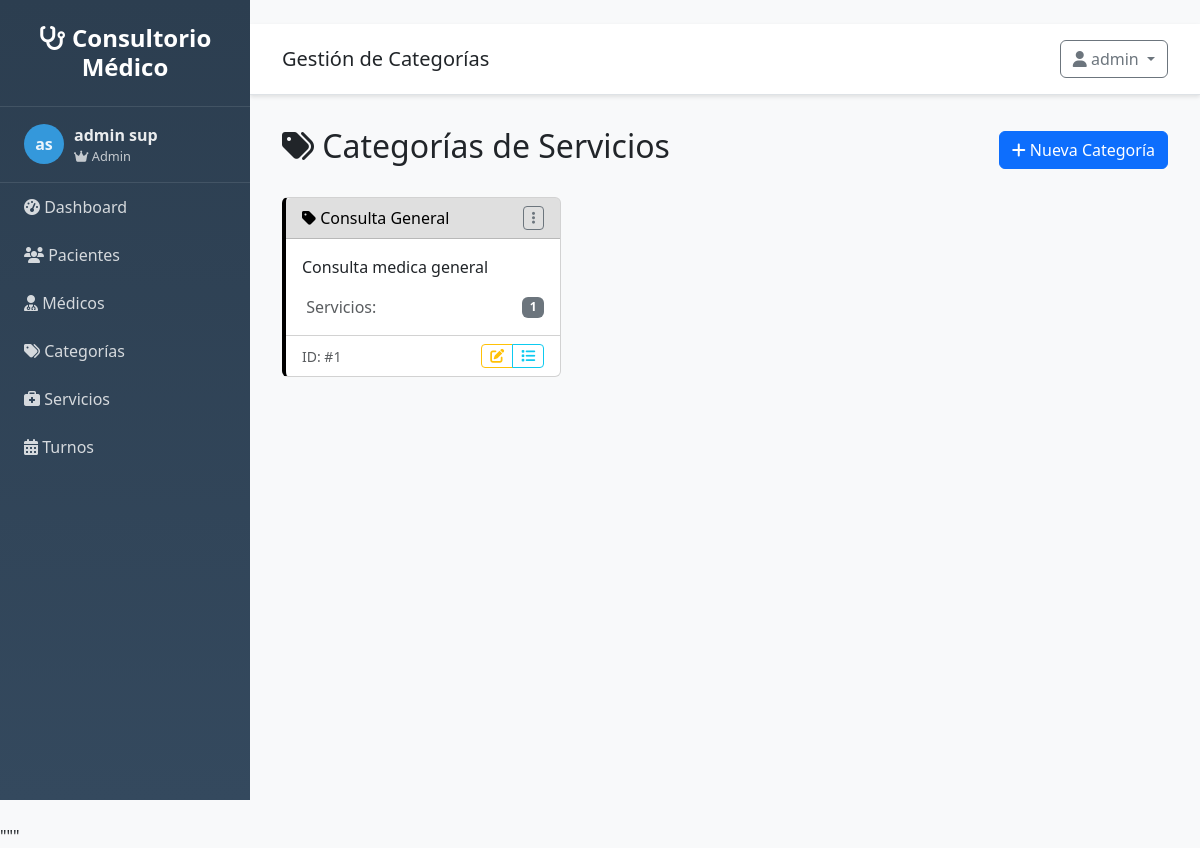
The app's page /categorias/ (signed in), older data.
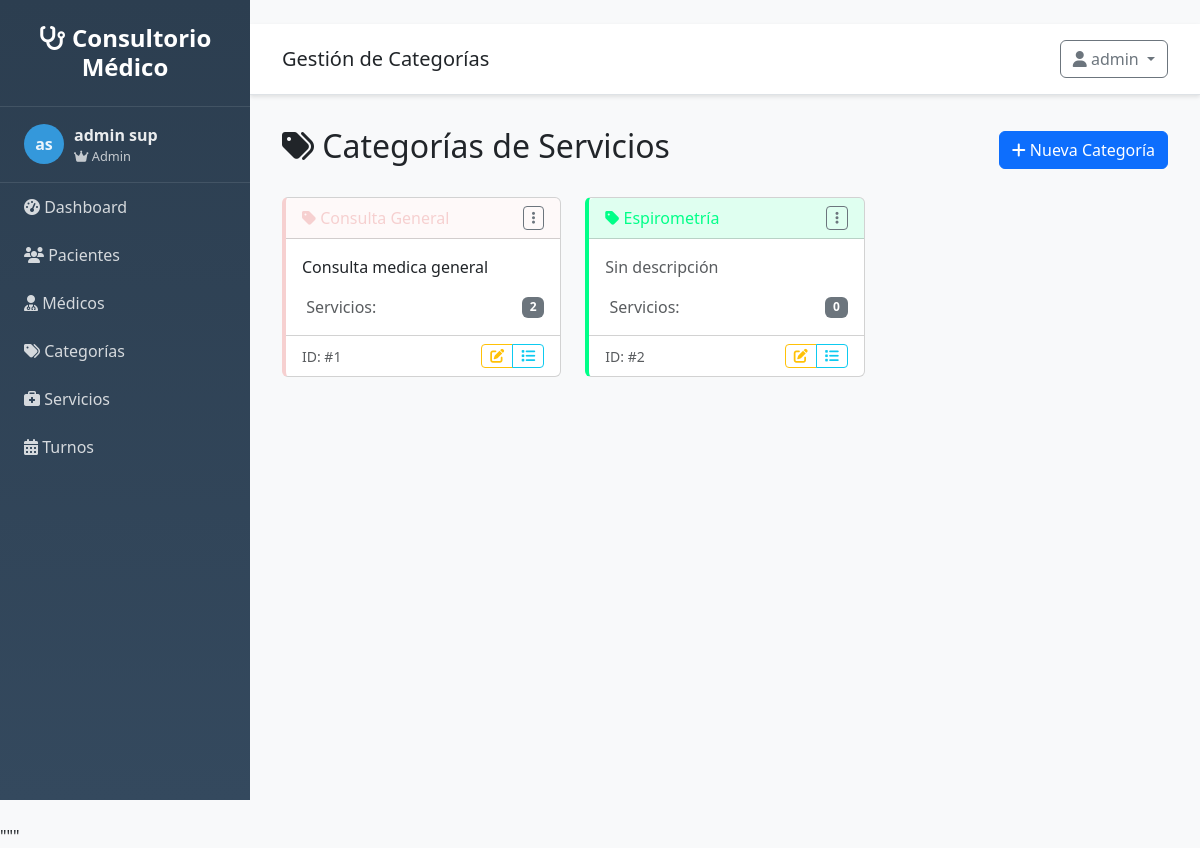
The same page, newer data.
### src/models/usuario.py (models this page shows, shortened)
class Usuario(UserMixin, db.Model):
    __tablename__ = 'usuarios'
    id = db.Column(db.Integer, primary_key=True)
    username = db.Column(db.String(80), unique=True, nullable=False)
    email = db.Column(db.String(120), unique=True, nullable=False)
    password_hash = db.Column(db.String(255), nullable=False)
    nombre = db.Column(db.String(100), nullable=False)
    apellido = db.Column(db.String(100), nullable=False)
    rol = db.Column(db.String(20), default='usuario')
    activo = db.Column(db.Boolean, default=True)
    ultimo_login = db.Column(db.DateTime)
    fecha_creacion = db.Column(db.DateTime, default=datetime.utcnow)
    @property
    def nombre_completo(self):
        return f"{self.nombre} {self.apellido}"
    def is_admin(self):
        return self.rol == 'admin'

### src/models/categoria.py (models this page shows, shortened)
class Categoria(db.Model):
    __tablename__ = 'categorias'
    id = db.Column(db.Integer, primary_key=True)
    nombre = db.Column(db.String(100), nullable=False, unique=True)
    descripcion = db.Column(db.Text, nullable=True)
    color = db.Column(db.String(7), default='#007bff')  # Color hexadecimal
    activo = db.Column(db.Boolean, default=True)
    fecha_creacion = db.Column(db.DateTime, default=datetime.utcnow)
    servicios = db.relationship('Servicio', backref='categoria', lazy=True)

### src/routes/categorias.py (the view)
@categorias_bp.route('/')
@login_required
def listar():
    page = request.args.get('page', 1, type=int)
    per_page = request.args.get('per_page', 10, type=int)
    search = request.args.get('search', '', type=str)
    categorias = CategoriaService.get_paginated_categorias(page, per_page, search)
    return render_template('categorias/listar.html',
                         categorias=categorias,
                         search=search)

### src/app.py (called while the page is built)
def create_app(config=None):
    app = Flask(__name__,
                template_folder='../templates',
                static_folder='../static')
    if config:
        app.config.update(config)
    else:
        app.config.from_object(Config)
    init_db(app)
    init_auth(app)
    @app.context_processor
    def inject_user():
        from flask_login import current_user
        return dict(
            current_user=current_user,
            today=date.today(),
            now=datetime.now()
        )
    register_blueprints(app)
    register_template_filters(app)
    register_error_handlers(app)
    @app.route('/')
    def root():
        if current_user.is_authenticated:
            return redirect(url_for('main.index'))
        return redirect(url_for('auth.login'))
    return app

### src/auth.py (called while the page is built)
@login_manager.user_loader
def load_user(user_id):
    try:
        from src.models.usuario import Usuario
        return Usuario.query.get(int(user_id))
    except:
        return None

### src/services/categoria_service.py (called while the page is built, shortened)
    @staticmethod
    def get_paginated_categorias(page=1, per_page=10, search=''):
        query = Categoria.query.filter_by(activo=True)
        return query.order_by(Categoria.nombre).paginate(
            page=page, per_page=per_page, error_out=False
        )

### templates/categorias/listar.html (shortened to what this page needs)
{% extends "base.html" %}
{% block page_title %}Gestión de Categorías{% endblock %}
{% block content %}
<div class="d-flex justify-content-between align-items-center mb-4">
    <h2>
        <i class="fas fa-tags"></i> Categorías de Servicios
    </h2>
    <div>
        <a href="{{ url_for('categorias.nueva') }}" class="btn btn-primary">
            <i class="fas fa-plus"></i> Nueva Categoría
        </a>
    </div>
</div>
<div class="row">
    {% if categorias and categorias.items %}
        {% for categoria in categorias.items %}
        <div class="col-md-6 col-lg-4 mb-4">
            <div class="card categoria-card h-100" style="border-left: 4px solid {{ categoria.color }};">
                <div class="card-header d-flex justify-content-between align-items-center"
                     style="background-color: {{ categoria.color }}20;">
                    <h6 class="card-title mb-0" style="color: {{ categoria.color }};">
                        <i class="fas fa-tag"></i> {{ categoria.nombre }}
                    </h6>
                    <div class="dropdown">
                        <button class="btn btn-sm btn-outline-secondary" type="button" data-bs-toggle="dropdown">
                            <i class="fas fa-ellipsis-v"></i>
                        </button>
                    </div>
                </div>
                <div class="card-body">
                    {% if categoria.descripcion %}
                        <p class="card-text">{{ categoria.descripcion }}</p>
                    {% else %}
                        <p class="card-text text-muted">Sin descripción</p>
                    {% endif %}
                    <div class="categoria-stats mt-3">
                        <div class="d-flex justify-content-between align-items-center">
                            <span class="text-muted">
                                 Servicios:
                            </span>
                            <span class="badge bg-secondary">{{ categoria.servicios|length }}</span>
                        </div>
                    </div>
                </div>
                <div class="card-footer bg-transparent">
                    <div class="d-flex justify-content-between align-items-center">
                        <small class="text-muted">ID: #{{ categoria.id }}</small>
                        <div class="btn-group btn-group-sm">
                            <a href="{{ url_for('categorias.editar', id=categoria.id) }}"
                               class="btn btn-outline-warning" title="Editar">
                                <i class="fas fa-edit"></i>
                            </a>
                            <a href="{{ url_for('servicios.por_categoria', categoria_id=categoria.id) }}"
                               class="btn btn-outline-info" title="Ver servicios">
                                <i class="fas fa-list"></i>
                            </a>
                        </div>
                    </div>
                </div>
            </div>
        </div>
        {% endfor %}
    {% endif %}
</div>
{% endblock %}

### templates/base.html (shortened to what this page needs)
<!DOCTYPE html>
<html lang="es">
<head>
    <link href="https://cdn.jsdelivr.net/npm/bootstrap@5.3.0/dist/css/bootstrap.min.css" rel="stylesheet">
    <link href="https://cdnjs.cloudflare.com/ajax/libs/font-awesome/6.4.0/css/all.min.css" rel="stylesheet">
</head>
<body>
    <nav class="sidebar" id="sidebar">
        <div class="logo">
            <h4><i class="fas fa-stethoscope"></i> Consultorio Médico</h4>
        </div>
        {% if current_user and current_user.is_authenticated %}
        <div class="user-info">
            <div class="user-avatar">
                {{ current_user.nombre[0] if current_user.nombre else 'U' }}{{ current_user.apellido[0] if current_user.apellido else 'S' }}
            </div>
            <div>
                <div class="fw-bold">{{ current_user.nombre_completo if current_user.nombre_completo else 'Usuario' }}</div>
                <div style="font-size: 0.8em; opacity: 0.8;">
                    {% if current_user.is_admin and current_user.is_admin() %}
                        <i class="fas fa-crown"></i> Admin
                    {% elif current_user.is_medico and current_user.is_medico() %}
                        <i class="fas fa-user-md"></i> Médico
                    {% else %}
                        <i class="fas fa-user"></i> Usuario
                    {% endif %}
                </div>
            </div>
        </div>
        {% endif %}
        <ul class="nav flex-column">
            <li class="nav-item">
                <a class="nav-link" href="{{ url_for('main.index') }}">
                    <i class="fas fa-tachometer-alt"></i> Dashboard
            </a>
        </li>
            {% if current_user and current_user.is_authenticated %}
            <li class="nav-item">
                <a class="nav-link" href="{{ url_for('clientes.listar') if url_for else '#' }}">
                    <i class="fas fa-users"></i> Pacientes
                </a>
            </li>
            <li class="nav-item">
                <a class="nav-link" href="{{ url_for('profesionales.listar') if url_for else '#' }}">
                    <i class="fas fa-user-md"></i> Médicos
                </a>
            </li>
            <li class="nav-item">
                <a class="nav-link" href="{{ url_for('categorias.listar') if url_for else '#' }}">
                    <i class="fas fa-tags"></i> Categorías
                </a>
            </li>
            <li class="nav-item">
                <a class="nav-link" href="{{ url_for('servicios.listar') if url_for else '#' }}">
                    <i class="fas fa-briefcase-medical"></i> Servicios
                </a>
            </li>
            <li class="nav-item">
                <a class="nav-link" href="{{ url_for('turnos.listar') if url_for else '#' }}">
                    <i class="fas fa-calendar-alt"></i> Turnos
                </a>
            </li>
            {% endif %}
        </ul>
    </nav>
    <div class="main-content">
        <div class="top-navbar d-flex justify-content-between align-items-center">
            <div>
                <h5 class="mb-0">{% block page_title %}Sistema de Gestión{% endblock %}</h5>
            </div>
            <div class="dropdown">
                <button class="btn btn-outline-secondary dropdown-toggle" type="button" data-bs-toggle="dropdown">
                    <i class="fas fa-user"></i>
                    {% if current_user and current_user.is_authenticated %}
                        {{ current_user.nombre if current_user.nombre else 'Usuario' }}
                    {% else %}
                        Invitado
                    {% endif %}
                </button>
            </div>
        </div>
        <div class="content-wrapper">
            {% block content %}{% endblock %}
        </div>
    </div>
</body>
</html>

### templates/base.html (style rules this page uses)
:root { --primary-color: #2c3e50; --secondary-color: #3498db; --sidebar-width: 250px; }
body { font-family: 'Segoe UI', Tahoma, Geneva, Verdana, sans-serif; background-color: #f8f9fa; }
.sidebar { position: fixed; top: 0; left: 0; height: 100vh; width: var(--sidebar-width); background: linear-gradient(180deg, var(--primary-color) 0%, #34495e 100%); z-index: 1000; overflow-y: auto; }
.sidebar .logo { padding: 1.5rem; text-align: center; border-bottom: 1px solid rgba(255,255,255,0.1); }
.sidebar .logo h4 { color: white; margin: 0; font-weight: 600; }
.sidebar .nav-link { color: rgba(255,255,255,0.8); padding: 0.75rem 1.5rem; transition: all 0.3s; }
.main-content { margin-left: var(--sidebar-width); min-height: 100vh; }
.top-navbar { background: white; border-bottom: 1px solid #dee2e6; padding: 1rem 2rem; box-shadow: 0 2px 4px rgba(0,0,0,0.1); }
.content-wrapper { padding: 2rem; }
.user-info { display: flex; align-items: center; color: rgba(255,255,255,0.9); padding: 1rem 1.5rem; border-bottom: 1px solid rgba(255,255,255,0.1); }
.user-avatar { width: 40px; height: 40px; border-radius: 50%; background: var(--secondary-color); display: flex; align-items: center; justify-content: center; margin-right: 10px; font-weight: bold; }

Row changes from the older to the newer data that the page shows:
changed Categoria "Consulta General": color "#000000" → "#f6d0d0" (drawn); servicios|length "1" → "2"
added Categoria: nombre "Espirometría", shows "Sin descripción", servicios|length "0", id "2"
